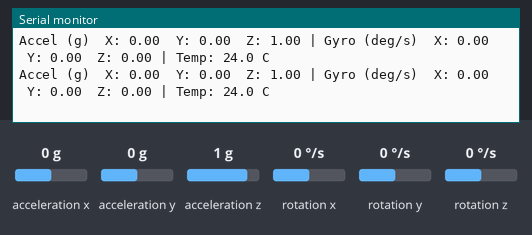
Simulated run of this sketch. Board: Arduino Uno, built with avr-gcc and run on an emulated ATmega328P. Parts: the last lines printed to the serial monitor. Wiring (inferred from the names in the program): MPU-6050 motion sensor at I2C address 0x68. The inputs (shaded band) are chosen by the test bench; at power-on: acceleration x 0 g, acceleration y 0 g, acceleration z 1 g, rotation x 0 °/s, rotation y 0 °/s, rotation z 0 °/s.

Above: at 1.3 s.
1.4 s: acceleration x set to -1.4 g
At 1.9 s:
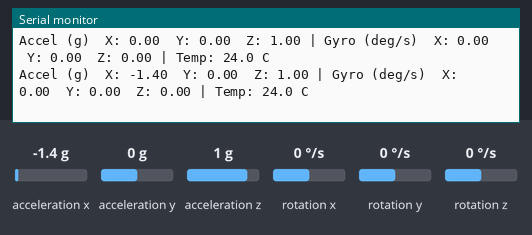
2.9 s: acceleration y set to -1.4 g
At 3.5 s:
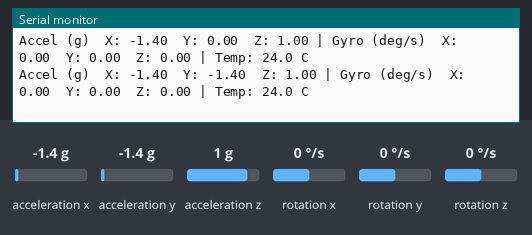
4.4 s: acceleration z set to -1.4 g
At 5.1 s:
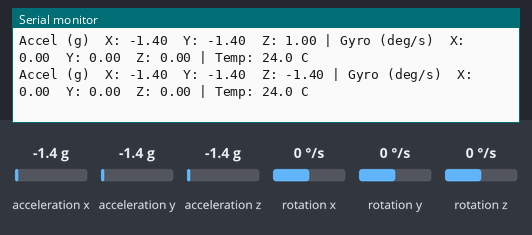
5.9 s: rotation x set to -192 °/s
At 6.6 s:
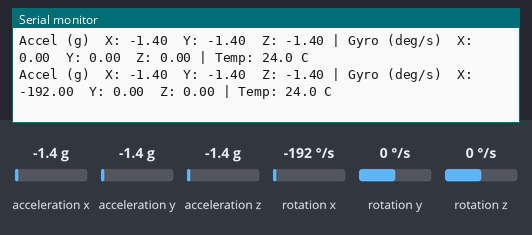
7.4 s: rotation y set to -192 °/s
At 8.1 s:
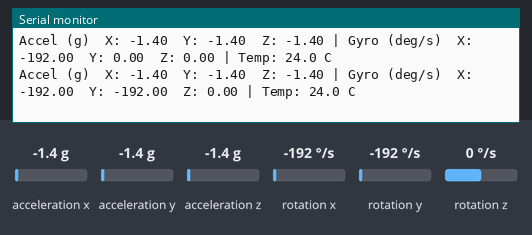

Measured:
- after the input at 1.4 s, the serial monitor: prints a new line after 0.22 s (image 1)
- after the input at 2.9 s, the serial monitor: prints a new line after 0.23 s (image 2)
- after the input at 4.4 s, the serial monitor: prints a new line after 0.25 s (image 3)
- after the input at 5.9 s, the serial monitor: prints a new line after 0.26 s (image 4)
- after the input at 7.4 s, the serial monitor: prints a new line after 0.28 s (image 5)

The sketch:

mpu6050_with_arduino_nano.ino
```cpp
#include <Wire.h>

const uint8_t MPU_ADDR = 0x68;   // use 0x69 if AD0 is tied to VCC

void setup() {
  Serial.begin(115200);
  Wire.begin();
  delay(100);

  // Wake up the MPU6050 (it starts in sleep mode)
  Wire.beginTransmission(MPU_ADDR);
  Wire.write(0x6B);              // PWR_MGMT_1
  Wire.write(0x00);              // clear sleep bit
  if (Wire.endTransmission(true) != 0) {
    Serial.println("MPU6050 not responding. Check wiring.");
    while (1);
  }

  // Accelerometer range: +/-2g
  Wire.beginTransmission(MPU_ADDR);
  Wire.write(0x1C);
  Wire.write(0x00);
  Wire.endTransmission(true);

  // Gyroscope range: +/-250 deg/s
  Wire.beginTransmission(MPU_ADDR);
  Wire.write(0x1B);
  Wire.write(0x00);
  Wire.endTransmission(true);

  Serial.println("MPU6050 initialized");
}

void loop() {
  // Read 14 bytes starting at ACCEL_XOUT_H (0x3B)
  Wire.beginTransmission(MPU_ADDR);
  Wire.write(0x3B);
  Wire.endTransmission(false);

  if (Wire.requestFrom(MPU_ADDR, (uint8_t)14, (uint8_t)true) != 14) {
    Serial.println("Read failed");
    delay(500);
    return;
  }

  int16_t accX  = (Wire.read() << 8) | Wire.read();
  int16_t accY  = (Wire.read() << 8) | Wire.read();
  int16_t accZ  = (Wire.read() << 8) | Wire.read();
  int16_t rawT  = (Wire.read() << 8) | Wire.read();
  int16_t gyroX = (Wire.read() << 8) | Wire.read();
  int16_t gyroY = (Wire.read() << 8) | Wire.read();
  int16_t gyroZ = (Wire.read() << 8) | Wire.read();

  // Convert to real units
  float ax = accX / 16384.0;           // g
  float ay = accY / 16384.0;
  float az = accZ / 16384.0;
  float gx = gyroX / 131.0;            // deg/s
  float gy = gyroY / 131.0;
  float gz = gyroZ / 131.0;
  float temp = rawT / 340.0 + 36.53;   // deg C

  Serial.print("Accel (g)  X: "); Serial.print(ax, 2);
  Serial.print("  Y: ");         Serial.print(ay, 2);
  Serial.print("  Z: ");         Serial.print(az, 2);

  Serial.print(" | Gyro (deg/s)  X: "); Serial.print(gx, 2);
  Serial.print("  Y: ");               Serial.print(gy, 2);
  Serial.print("  Z: ");               Serial.print(gz, 2);

  Serial.print(" | Temp: "); Serial.print(temp, 1);
  Serial.println(" C");

  delay(500);
}
```
